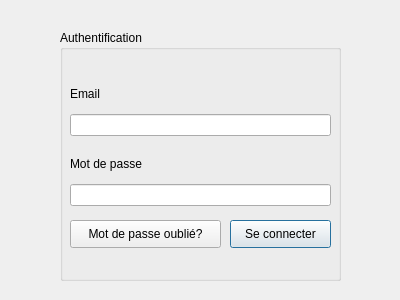
<?xml version="1.0" encoding="UTF-8"?>
<ui version="4.0">
 <class>DialogAuth</class>
 <widget class="QDialog" name="DialogAuth">
  <property name="geometry">
   <rect>
    <x>0</x>
    <y>0</y>
    <width>400</width>
    <height>300</height>
   </rect>
  </property>
  <property name="windowTitle">
   <string>Connectez vous</string>
  </property>
  <widget class="QGroupBox" name="groupBox">
   <property name="geometry">
    <rect>
     <x>60</x>
     <y>30</y>
     <width>281</width>
     <height>251</height>
    </rect>
   </property>
   <property name="title">
    <string>Authentification</string>
   </property>
   <widget class="QPushButton" name="pushButtonConnect">
    <property name="geometry">
     <rect>
      <x>170</x>
      <y>190</y>
      <width>101</width>
      <height>28</height>
     </rect>
    </property>
    <property name="text">
     <string>Se connecter</string>
    </property>
   </widget>
   <widget class="QPushButton" name="pushButtonPasswordOublie">
    <property name="geometry">
     <rect>
      <x>10</x>
      <y>190</y>
      <width>151</width>
      <height>28</height>
     </rect>
    </property>
    <property name="text">
     <string>Mot de passe oublié?</string>
    </property>
   </widget>
   <widget class="QWidget" name="layoutWidget">
    <property name="geometry">
     <rect>
      <x>10</x>
      <y>50</y>
      <width>261</width>
      <height>56</height>
     </rect>
    </property>
    <layout class="QVBoxLayout" name="verticalLayout_3">
     <item>
      <widget class="QLabel" name="labelUsername">
       <property name="text">
        <string>Email</string>
       </property>
      </widget>
     </item>
     <item>
      <widget class="QLineEdit" name="lineEditUsername"/>
     </item>
    </layout>
   </widget>
   <widget class="QWidget" name="layoutWidget_2">
    <property name="geometry">
     <rect>
      <x>10</x>
      <y>120</y>
      <width>261</width>
      <height>56</height>
     </rect>
    </property>
    <layout class="QVBoxLayout" name="verticalLayout_4">
     <item>
      <widget class="QLabel" name="labelPassword">
       <property name="text">
        <string>Mot de passe</string>
       </property>
      </widget>
     </item>
     <item>
      <widget class="QLineEdit" name="lineEditPassword">
       <property name="echoMode">
        <enum>QLineEdit::Password</enum>
       </property>
      </widget>
     </item>
    </layout>
   </widget>
   <widget class="QLabel" name="labelErreurConnexion">
    <property name="geometry">
     <rect>
      <x>10</x>
      <y>220</y>
      <width>261</width>
      <height>20</height>
     </rect>
    </property>
    <property name="text">
     <string/>
    </property>
   </widget>
   <zorder>layoutWidget_2</zorder>
   <zorder>layoutWidget</zorder>
   <zorder>pushButtonConnect</zorder>
   <zorder>pushButtonPasswordOublie</zorder>
   <zorder>labelErreurConnexion</zorder>
  </widget>
 </widget>
 <resources/>
 <connections/>
</ui>
